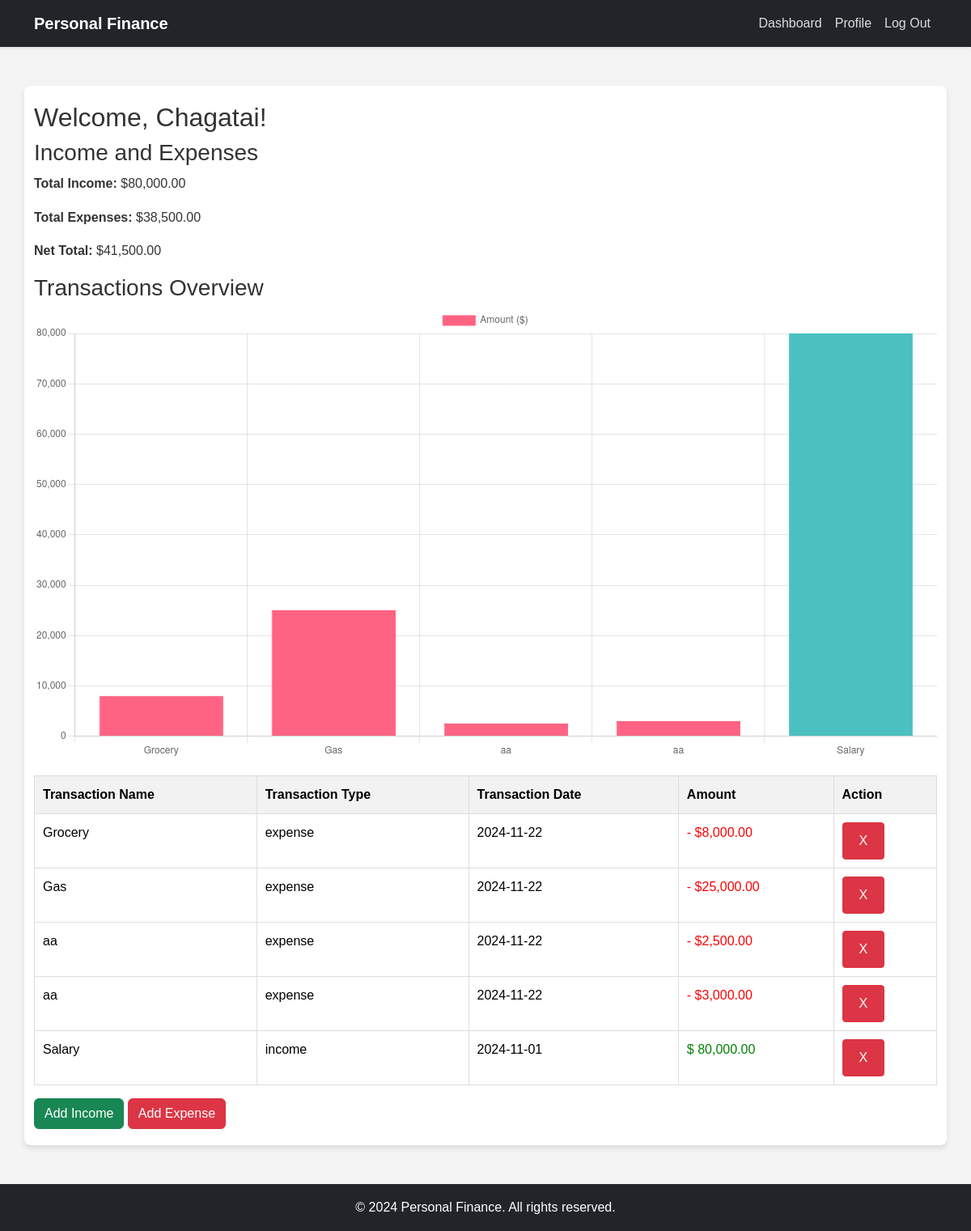
The app's page /dashboard (signed in) with its own data.
### tables this page shows
CREATE TABLE users (
    id INTEGER PRIMARY KEY AUTOINCREMENT,
    email TEXT UNIQUE NOT NULL,
    username TEXT UNIQUE NOT NULL,
    password TEXT NOT NULL
);

CREATE TABLE "finances" (
    id INTEGER PRIMARY KEY AUTOINCREMENT,
    user_id INTEGER,
    transaction_name TEXT,  -- Burada unique kısıtlaması yok
    transaction_type TEXT,
    transaction_date TEXT,
    amount REAL, category TEXT,
    FOREIGN KEY (user_id) REFERENCES users (id)
);

### app.py (the view)
@app.route('/dashboard')
def dashboard():
    if 'user_id' not in session:
        return redirect(url_for('login'))
    conn = get_db_connection()
    cursor = conn.cursor()
    cursor.execute("SELECT * FROM users WHERE id = ?", (session['user_id'],))
    user = cursor.fetchone()
    cursor.execute("""
    SELECT transaction_name, transaction_type, transaction_date, amount, id
    FROM finances
    WHERE user_id = ?
    """, (session['user_id'],))
    finance_entries = cursor.fetchall()
    formatted_entries = []
    transaction_colors = []  # Renkleri burada hazırlayın
    for entry in finance_entries:
        formatted_entry = dict(entry)
        formatted_entry['formatted_amount'] = f"{formatted_entry['amount']:,.2f}"
        formatted_entries.append(formatted_entry)
        if formatted_entry['transaction_type'] == 'income':
            transaction_colors.append('rgb(75, 192, 192)')  # Gelir için yeşil
        else:
            transaction_colors.append('rgb(255, 99, 132)')  # Gider için kırmızı
    total_income = sum(entry['amount'] for entry in finance_entries if entry['transaction_type'] == 'income')
    total_expenses = sum(entry['amount'] for entry in finance_entries if entry['transaction_type'] == 'expense')
    net_total = total_income - total_expenses
    conn.close()
    return render_template('dashboard.html',
                           user=user,
                           finance_entries=formatted_entries,
                           total_income=f"{total_income:,.2f}",
                           total_expenses=f"{total_expenses:,.2f}",
                           net_total=f"{net_total:,.2f}",
                           transaction_colors=transaction_colors)  # Renkleri şablona gönderin

### app.py (called while the page is built)
def get_db_connection():
    conn = sqlite3.connect(DATABASE, timeout=10)  # Timeout set to 10 seconds
    conn.row_factory = sqlite3.Row
    return conn

### templates/dashboard.html (shortened to what this page needs)
{% extends 'layout.html' %}
{% block main %}
<h2>Welcome, {{ user['username'] }}!</h2>
<h3>Income and Expenses</h3>
<div class="total-summary">
    <p><strong>Total Income:</strong> ${{ total_income }}</p>
    <p><strong>Total Expenses:</strong> ${{ total_expenses }}</p>
    <p><strong>Net Total:</strong> ${{ net_total }}</p>
</div>
<h3>Transactions Overview</h3>
<canvas id="transactionsChart" width="400" height="200"></canvas>
<table class="table">
    <thead>
        <tr>
            <th>Transaction Name</th>
            <th>Transaction Type</th>
            <th>Transaction Date</th>
            <th>Amount</th>
            <th>Action</th>
        </tr>
    </thead>
    <tbody>
        {% for entry in finance_entries %}
        <tr>
            <td>{{ entry['transaction_name'] }}</td>
            <td>{{ entry['transaction_type'] }}</td>
            <td>{{ entry['transaction_date'] }}</td>
            <td>
                {% if entry['transaction_type'] == 'expense' %}
                <span style="color: red;">- ${{ entry['formatted_amount'] }}</span>
                {% else %}
                <span style="color: green;">$ {{ entry['formatted_amount'] }}</span>
                {% endif %}
            </td>
            <td>
                <form action="{{ url_for('delete_transaction', transaction_id=entry['id']) }}" method="POST" style="display:inline;">
                    <button type="submit" class="btn btn-danger">X</button>
                </form>
            </td>
        </tr>
        {% endfor %}
    </tbody>
</table>
<a href="{{ url_for('add_income') }}" class="btn btn-success">Add Income</a>
<a href="{{ url_for('add_expense') }}" class="btn btn-danger">Add Expense</a>
<script>
    const transactionNames = {{ finance_entries | map(attribute='transaction_name') | list | tojson }};
    const transactionAmounts = {{ finance_entries | map(attribute='amount') | list | tojson }};
    const transactionColors = {{ transaction_colors | tojson }};  // Renkleri kullan
    const ctx = document.getElementById('transactionsChart').getContext('2d');
    new Chart(ctx, {
        type: 'bar',
        data: {
            labels: transactionNames,
            datasets: [{
                label: 'Amount ($)',
                data: transactionAmounts,
                backgroundColor: transactionColors,
                borderColor: transactionColors.map(color => color.replace('rgb', 'rgba').replace(')', ', 1)')),
                borderWidth: 1
            }]
        },
        options: {
            scales: {
                y: {
                    beginAtZero: true
                }
            }
        }
    });
</script>
{% endblock %}

### templates/layout.html (shortened to what this page needs)
<!DOCTYPE html>
<html lang="en">
<head>
    <link href="https://cdn.jsdelivr.net/npm/bootstrap@5.3.3/dist/css/bootstrap.min.css" rel="stylesheet">
    <link href="{{ url_for('static', filename='css/style.css') }}" rel="stylesheet">
</head>
<body class="d-flex flex-column min-vh-100">
    <nav class="navbar navbar-expand-md navbar-dark bg-dark shadow-sm">
        <div class="container">
            <a class="navbar-brand fw-bold" href="/">Personal Finance</a>
            <div class="collapse navbar-collapse" id="navbarNav">
                <ul class="navbar-nav ms-auto">
                    {% if session['user_id'] %}
                        <li class="nav-item">
                            <a class="nav-link" href="/dashboard">Dashboard</a>
                        </li>
                        <li class="nav-item">
                            <a class="nav-link" href="/profile">Profile</a>
                        </li>
                        <li class="nav-item">
                            <a class="nav-link" href="/logout">Log Out</a>
                        </li>
                    {% endif %}
                </ul>
            </div>
        </div>
    </nav>
    <main class="container my-5 flex-grow-1">
        {% block main %}{% endblock %}
    </main>
    <footer class="bg-dark text-white text-center py-3 mt-auto">
        <div class="container">
            <p class="mb-0">&copy; 2024 Personal Finance. All rights reserved.</p>
        </div>
    </footer>
</body>
</html>

### static/css/style.css (style rules this page uses)
body { font-family: Arial, sans-serif; line-height: 1.6; margin: 0; padding: 0; background-color: #f4f4f4; color: #333; }
h1, h2 { color: #333; }
a { color: #007bff; text-decoration: none; }
.navbar { background-color: #343a40; }
.navbar .navbar-brand { font-weight: bold; color: #fff; }
.navbar .navbar-nav .nav-link { color: #ddd; }
main { padding: 20px; background-color: #fff; border-radius: 8px; box-shadow: 0 4px 6px rgba(0, 0, 0, 0.1); }
form .btn { border-radius: 4px; padding: 10px 20px; }
footer { background-color: #343a40; color: #fff; padding: 20px; text-align: center; margin-top: auto; }
footer p { margin: 0; }
.table { width: 100%; margin-top: 20px; border-collapse: collapse; }
.table th, .table td { padding: 10px; text-align: left; border: 1px solid #ddd; }
.table th { background-color: #f2f2f2; }

### records on screen
users: username "Chagatai"
finances: transaction_name "Grocery", transaction_type "expense", transaction_date "2024-11-22", formatted_amount "8,000.00"
finances: transaction_name "Gas", transaction_type "expense", transaction_date "2024-11-22", formatted_amount "25,000.00"
finances: transaction_name "aa", transaction_type "expense", transaction_date "2024-11-22", formatted_amount "2,500.00"
finances: transaction_name "aa", transaction_type "expense", transaction_date "2024-11-22", formatted_amount "3,000.00"
finances: transaction_name "Salary", transaction_type "income", transaction_date "2024-11-01", formatted_amount "80,000.00"

### other values on screen
{{ total_income }} "80,000.00"
{{ total_expenses }} "38,500.00"
{{ net_total }} "41,500.00"
chart data {{ finance_entries | map(attribute='amount') | list | tojson }} [8000.0, 25000.0, 2500.0, 3000.0, 80000.0]
